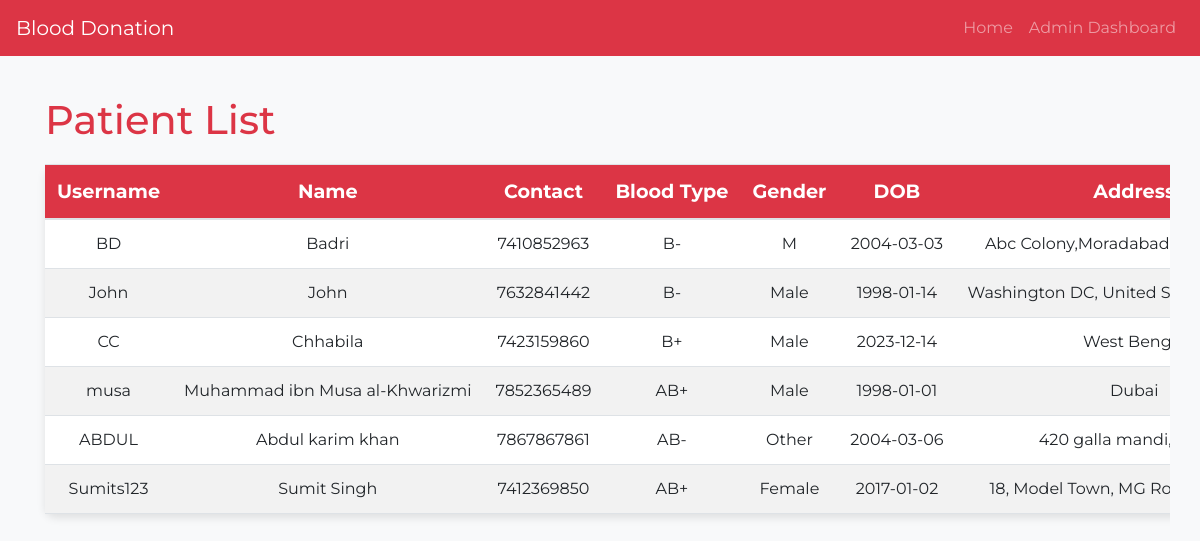
/patient_list, run on the app's committed database.
### app.py (models this page shows)
class Patient(db.Model):
    id = db.Column(db.Integer, primary_key=True)
    username = db.Column(db.String(20), unique=True, nullable=False)
    email = db.Column(db.String(120), unique=True, nullable=False)
    password = db.Column(db.String(60), nullable=False)
    full_name = db.Column(db.String(50), nullable=True)
    gender = db.Column(db.String(10))
    date_of_birth = db.Column(db.Date)
    contact_details = db.Column(db.String(20))
    address = db.Column(db.String(100))
    blood_type = db.Column(db.String(5))
    medical_conditions = db.Column(db.Text)
    treatment_history = db.Column(db.Text)
    attending_physician = db.Column(db.String(50))

### app.py (the view)
@app.route('/patient_list')
def patient_list():
    patients = Patient.query.all()
    return render_template('patient_list.html', patients=patients)

### templates/patient_list.html (shortened to what this page needs)
<!DOCTYPE html>
<html lang="en">
<head>
    <link rel="stylesheet" href="https://stackpath.bootstrapcdn.com/bootstrap/4.3.1/css/bootstrap.min.css">
</head>
<body>
<nav class="navbar navbar-expand-lg navbar-dark fixed-top">
    <a class="navbar-brand" href="{{ url_for('index') }}">Blood Donation</a>
    <div class="collapse navbar-collapse" id="navbarNav">
        <ul class="navbar-nav ml-auto">
            <li class="nav-item">
                <a class="nav-link" href="{{ url_for('index') }}">Home</a>
            </li>
            <li class="nav-item">
                <a class="nav-link" href="{{ url_for('admin_dashboard') }}">Admin Dashboard</a>
            </li>
        </ul>
    </div>
</nav>
<br><br>
<div class="container mt-5">
    <h2>Patient List</h2>
    <table class="table">
        <thead>
            <tr>
                <th onclick="sortTable(0)">Username</th>
                <th onclick="sortTable(1)">Name</th>
                <th onclick="sortTable(2)">Contact</th>
                <th onclick="sortTable(3)">Blood Type</th>
                <th onclick="sortTable(4)">Gender</th>
                <th onclick="sortTable(5)">DOB</th>
                <th onclick="sortTable(6)">Address</th>
            </tr>
        </thead>
        <tbody>
            {% for patient in patients %}
                <tr>
                    <td>{{ patient.username }}</td>
                    <td>{{ patient.full_name }}</td>
                    <td>{{ patient.contact_details }}</td>
                    <td>{{ patient.blood_type }}</td>
                    <td>{{ patient.gender }}</td>
                    <td>{{ patient.date_of_birth }}</td>
                    <td>{{ patient.address }}</td>
                </tr>
            {% endfor %}
        </tbody>
    </table>
</div>
</body>
</html>

### templates/patient_list.html (style rules this page uses)
body { background-color: #f8f9fa; font-family: 'Montserrat', sans-serif; }
.container { margin-top: 50px; overflow-x: auto; }
h2 { color: #dc3545; margin-bottom: 20px; font-size: 2.5em; }
table { background-color: #ffffff; box-shadow: 0 4px 8px rgba(0, 0, 0, 0.1); border-radius: 10px; margin-top: 20px; width: max-content; }
th, td { text-align: center; white-space: nowrap; padding: 15px; border-bottom: 1px solid #dee2e6; }
th { background-color: #dc3545; color: #ffffff; font-size: 1.2em; }
tr:nth-child(even) { background-color: #f2f2f2; }
.navbar { background-color: #dc3545; }
.navbar-brand, .navbar-nav .nav-link { color: #ffffff; }

### data on the page
Patient: username "BD", full_name "Badri", contact_details "7410852963", blood_type "B-", gender "M", date_of_birth "2004-03-03", address "Abc…"
Patient: username "John", full_name "John", contact_details "7632841442", blood_type "B-", gender "Male", date_of_birth "1998-01-14", address "Washington DC, United…"
Patient: username "CC", full_name "Chhabila", contact_details "7423159860", blood_type "B+", gender "Male", date_of_birth "2023-12-14", address "West…"
Patient: username "musa", full_name "Muhammad ibn Musa al-Khwarizmi", contact_details "7852365489", blood_type "AB+", gender "Male", date_of_birth "1998-01-01", address "Dubai"
Patient: username "ABDUL", full_name "Abdul karim khan", contact_details "7867867861", blood_type "AB-", gender "Other", date_of_birth "2004-03-06", address "420 galla…"
Patient: username "Sumits123", full_name "Sumit Singh", contact_details "7412369850", blood_type "AB+", gender "Female", date_of_birth "2017-01-02", address "18, Model Town, MG…"
